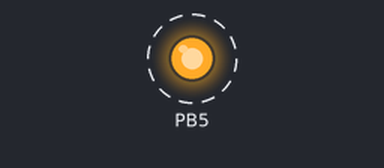
Recording of a sketch running on a simulated ATtiny85, built with avr-gcc and run on an emulated ATtiny85. On the bench: output pins drawn as LEDs (lit = HIGH). Dashed ring = blinking.

Above: at 0.2 s.
Timing chart, 0 to 3.0 s (numbered marks = the images above):
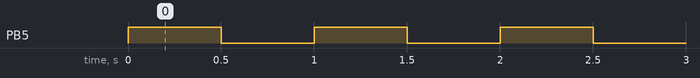

Measured:
- by itself, PB5: alternates HIGH for 0.50 s and LOW for 0.50 s

The sketch:

sketch_dec10a.ino
```cpp
void setup() {
  pinMode(5, OUTPUT);
  pinMode(6, OUTPUT);
  pinMode(7, OUTPUT);
  pinMode(8, OUTPUT);

  digitalWrite(5, HIGH);
  digitalWrite(6, HIGH);
  digitalWrite(7, HIGH);
}

void loop() {
  digitalWrite(5, HIGH);
  digitalWrite(6, HIGH);
  digitalWrite(7, HIGH);
  digitalWrite(8, HIGH);
  delay(500);
  digitalWrite(5, LOW);
  digitalWrite(6, LOW);
  digitalWrite(7, LOW);
  digitalWrite(8, LOW);
  delay(500);
}
```
